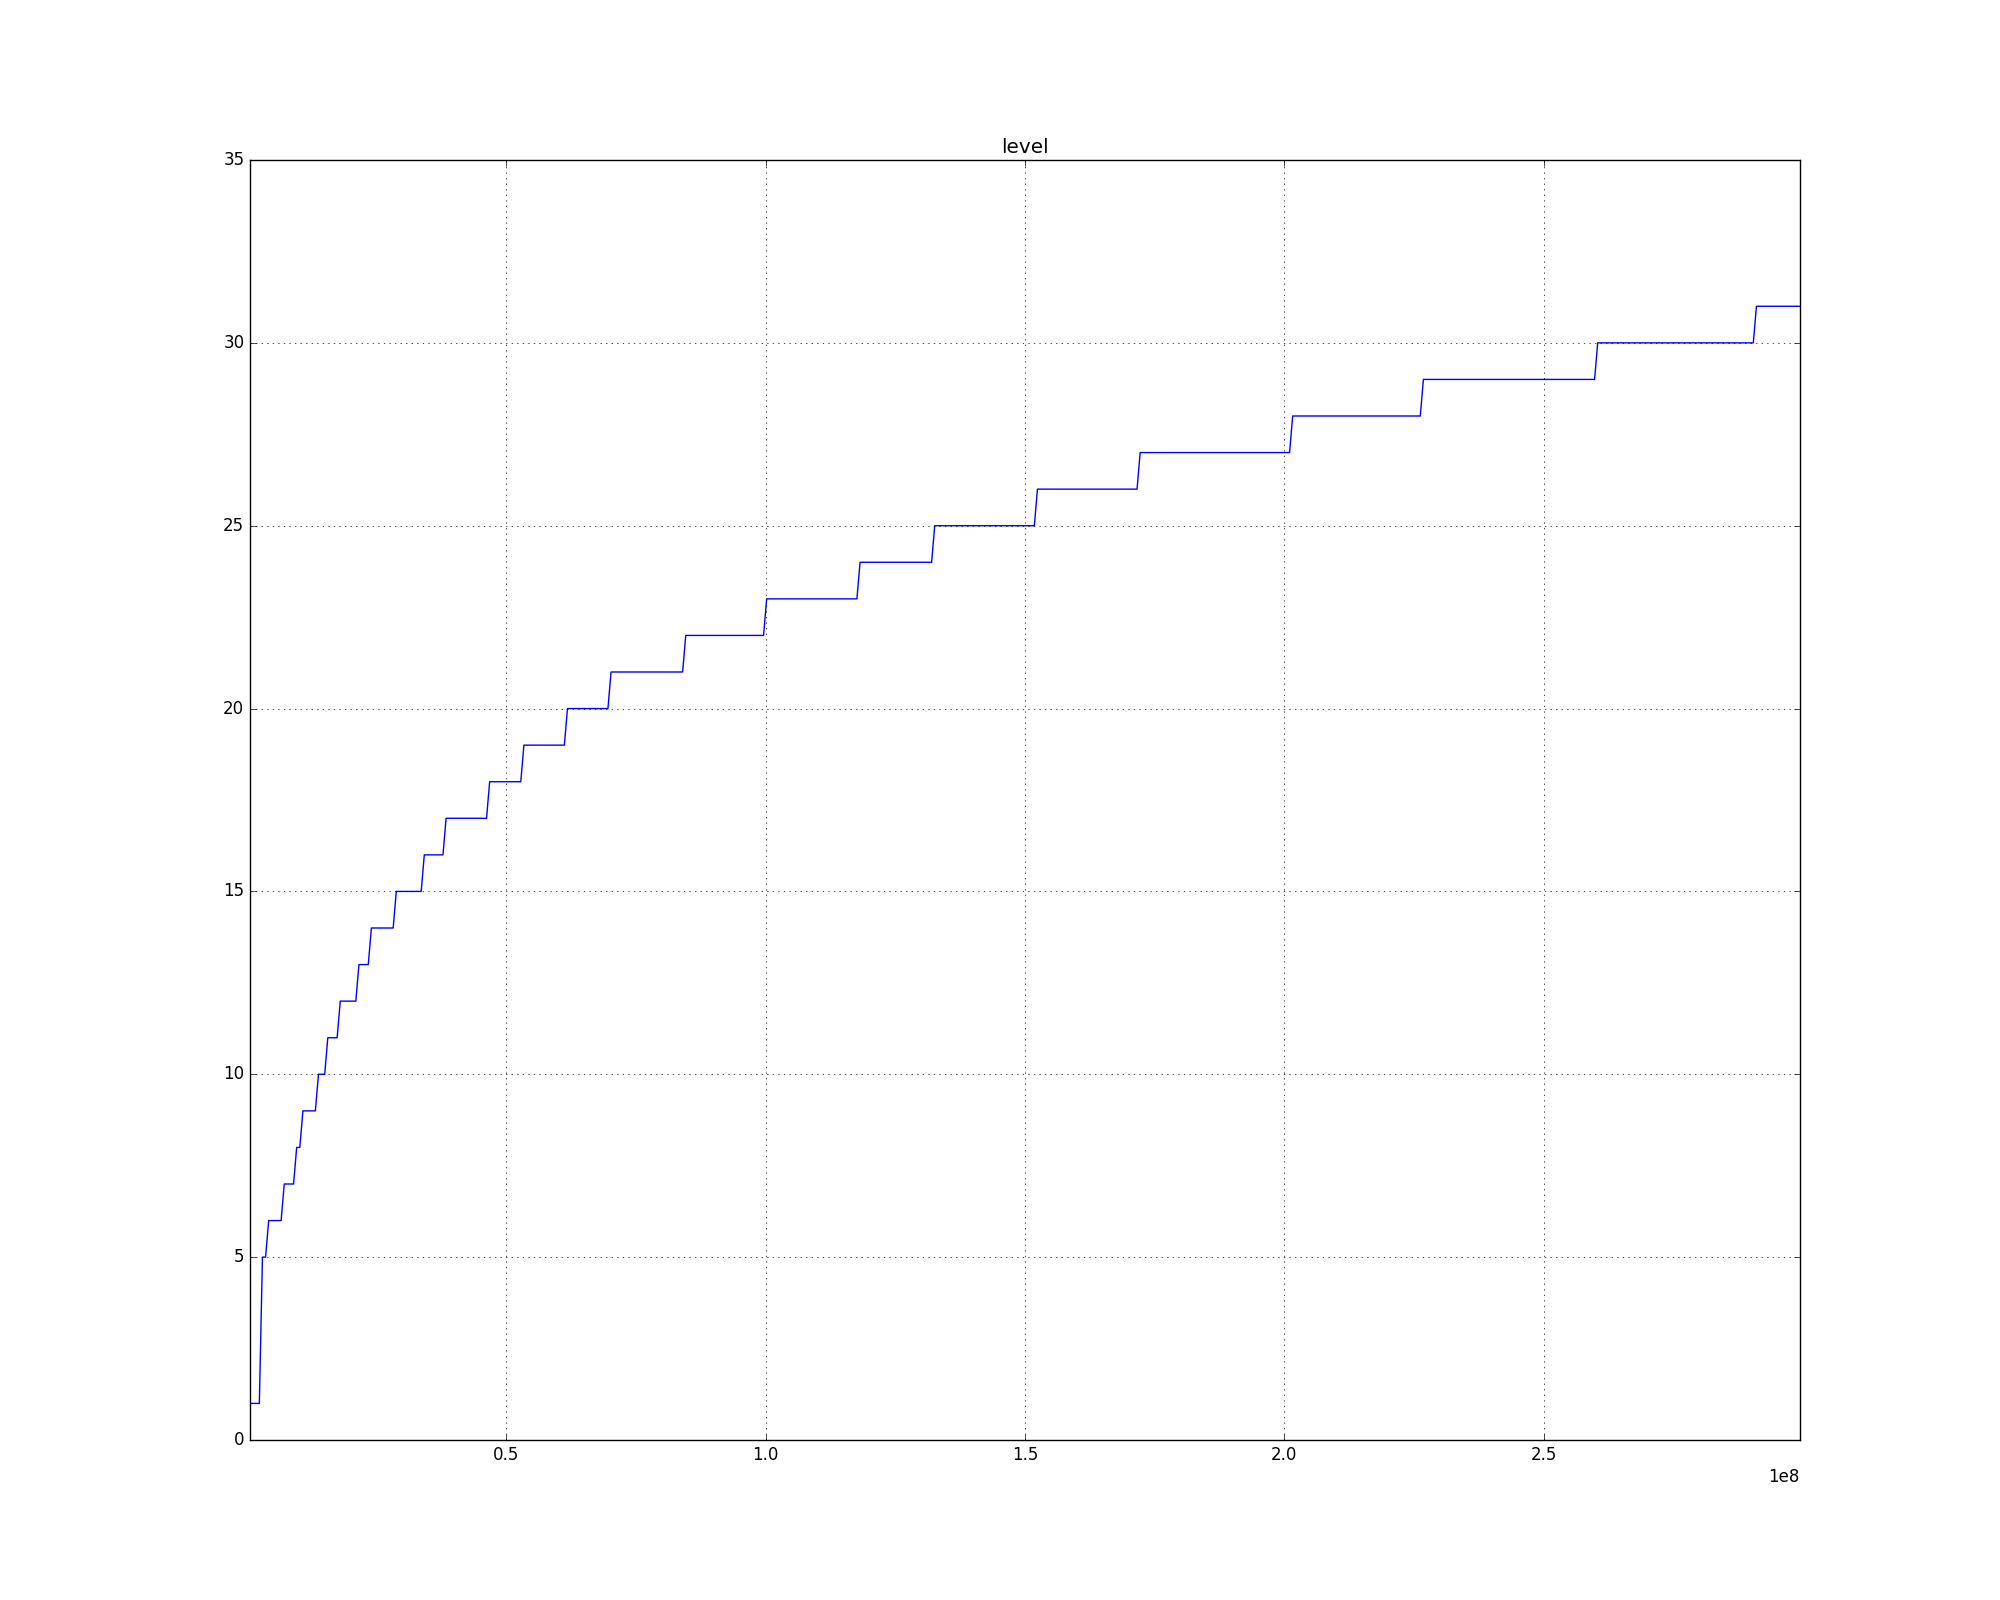

Here is the Python script that generated this plot:
from model.database import *
from model.simulator import Simulator
from model.crops.storage import Storage
from model.crops.itemsprocessor import ItemsProcessorManager

import pandas as pd
import matplotlib.pylab as plt


if __name__ == '__main__':

    simulator = Simulator()
    database = Database()
    database.init_data()

    simulator.storage = Storage(database)
    simulator.manager = ItemsProcessorManager(database, simulator.storage)

    data = {}
    data["time"] = []
    data["level"] = []

    print("Fielding")

    time = 0

    simulator.storage.add("Corn")
    simulator.storage.add("Corn")
    simulator.storage.add("Corn")
    simulator.storage.add("Wheat")
    simulator.storage.add("Wheat")
    simulator.storage.add("Wheat")
    simulator.storage.add("Soybean")
    simulator.storage.add("Soybean")
    simulator.storage.add("Soybean")
    simulator.storage.add("Sugarcane")
    simulator.storage.add("Sugarcane")
    simulator.storage.add("Sugarcane")
    simulator.storage.add("Carrot")
    simulator.storage.add("Carrot")
    simulator.storage.add("Carrot")

    #simulator.storage.add("Chicken Food")
    #simulator.storage.add("Cow Food")

    simulator.manager.add("Hammermill")
    simulator.manager.add("Hammermill")
    simulator.manager.add("Hammermill")
    simulator.manager.add("Hammermill")
    simulator.manager.add("Hammermill")
    simulator.manager.add("Hammermill")

    #simulator.manager.add("Bakery")

    for counter in range(1, 32):
        simulator.manager.add("Vegetables")

    for counter in range(1, 10):
        simulator.manager.add("Cow", animal=True)
    for counter in range(1, 15):
        simulator.manager.add("Chicken", animal=True)
    for counter in range(1, 10):
        simulator.manager.add("Pig", animal=True)

    for iterations in range(1, 3000):
        time += 1000*10*60
        simulator.update_harvest_show_list(time)

        data["time"].append(time)
        data["level"].append(simulator.level)

    my_data = pd.Series(data["level"], index=data["time"])
    myplot = my_data.plot(figsize=(20, 16), kind="line", grid=True, title="level")

    point = __file__.rfind(".")
    bar = __file__.rfind("/")
    plt.savefig(__file__[bar+1:point] + ".png")

    exit(1)
